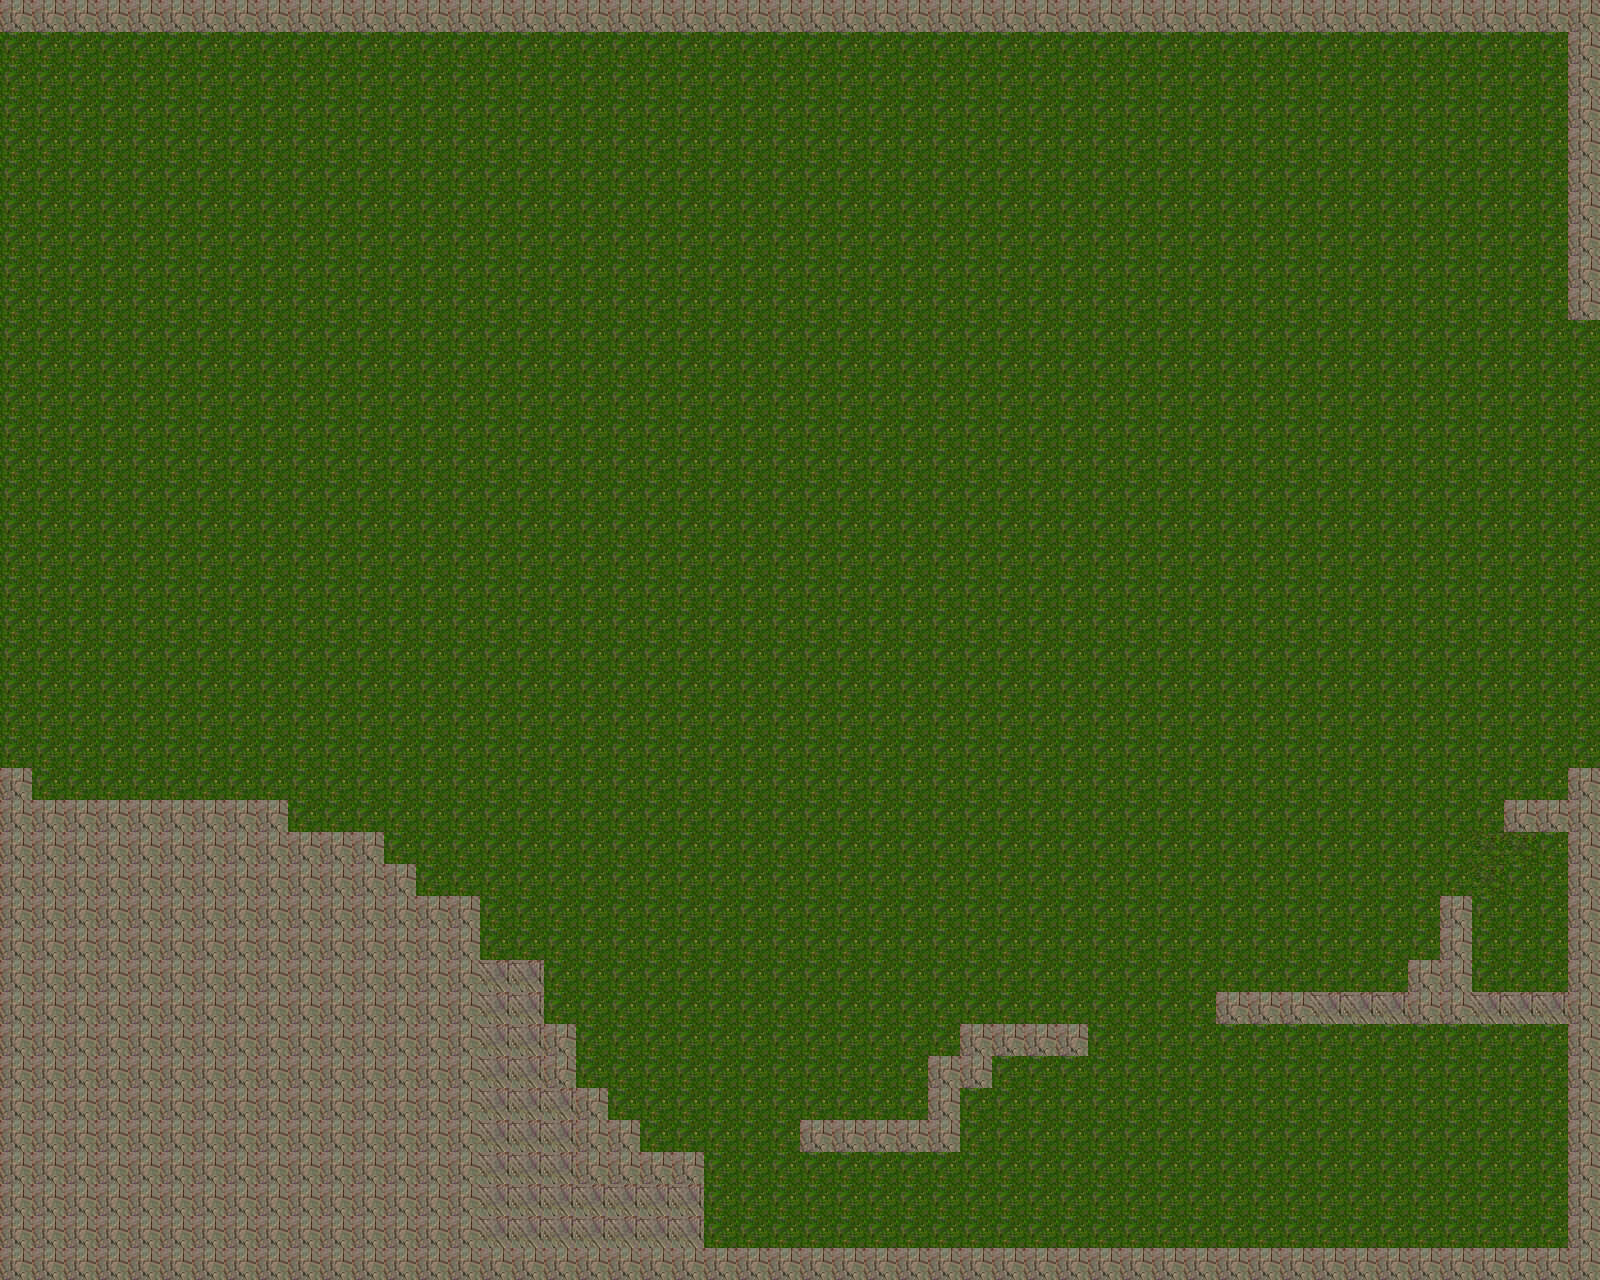

Below is a game level as drawn by its tile map, then a one-line description and the .tmx that defines it (tile-layer data replaced by summaries):
An orthogonal 50x40 tile map with 32x32 px tiles, 1 tile layer (Tile Layer 1), 2 tilesets.

<map version="1.0" orientation="orthogonal" width="50" height="40" tilewidth="32" tileheight="32">
 <tileset firstgid="1" name="grass" tilewidth="32" tileheight="32">
  <image source="grass.png" width="128" height="128" />
 </tileset>
 <tileset firstgid="17" name="rocks" tilewidth="32" tileheight="32">
  <image source="rocks.png" width="128" height="128" />
  <tile id="0">
   <properties>
    <property name="blockType" value="0" />
    <property name="blocked" value="true" />
   </properties>
  </tile>
 </tileset>
 <layer name="Tile Layer 1" width="50" height="40">
  <data>[2000 cells, 2000 non-empty, 4 distinct tile ids]</data>
 </layer>
</map>
